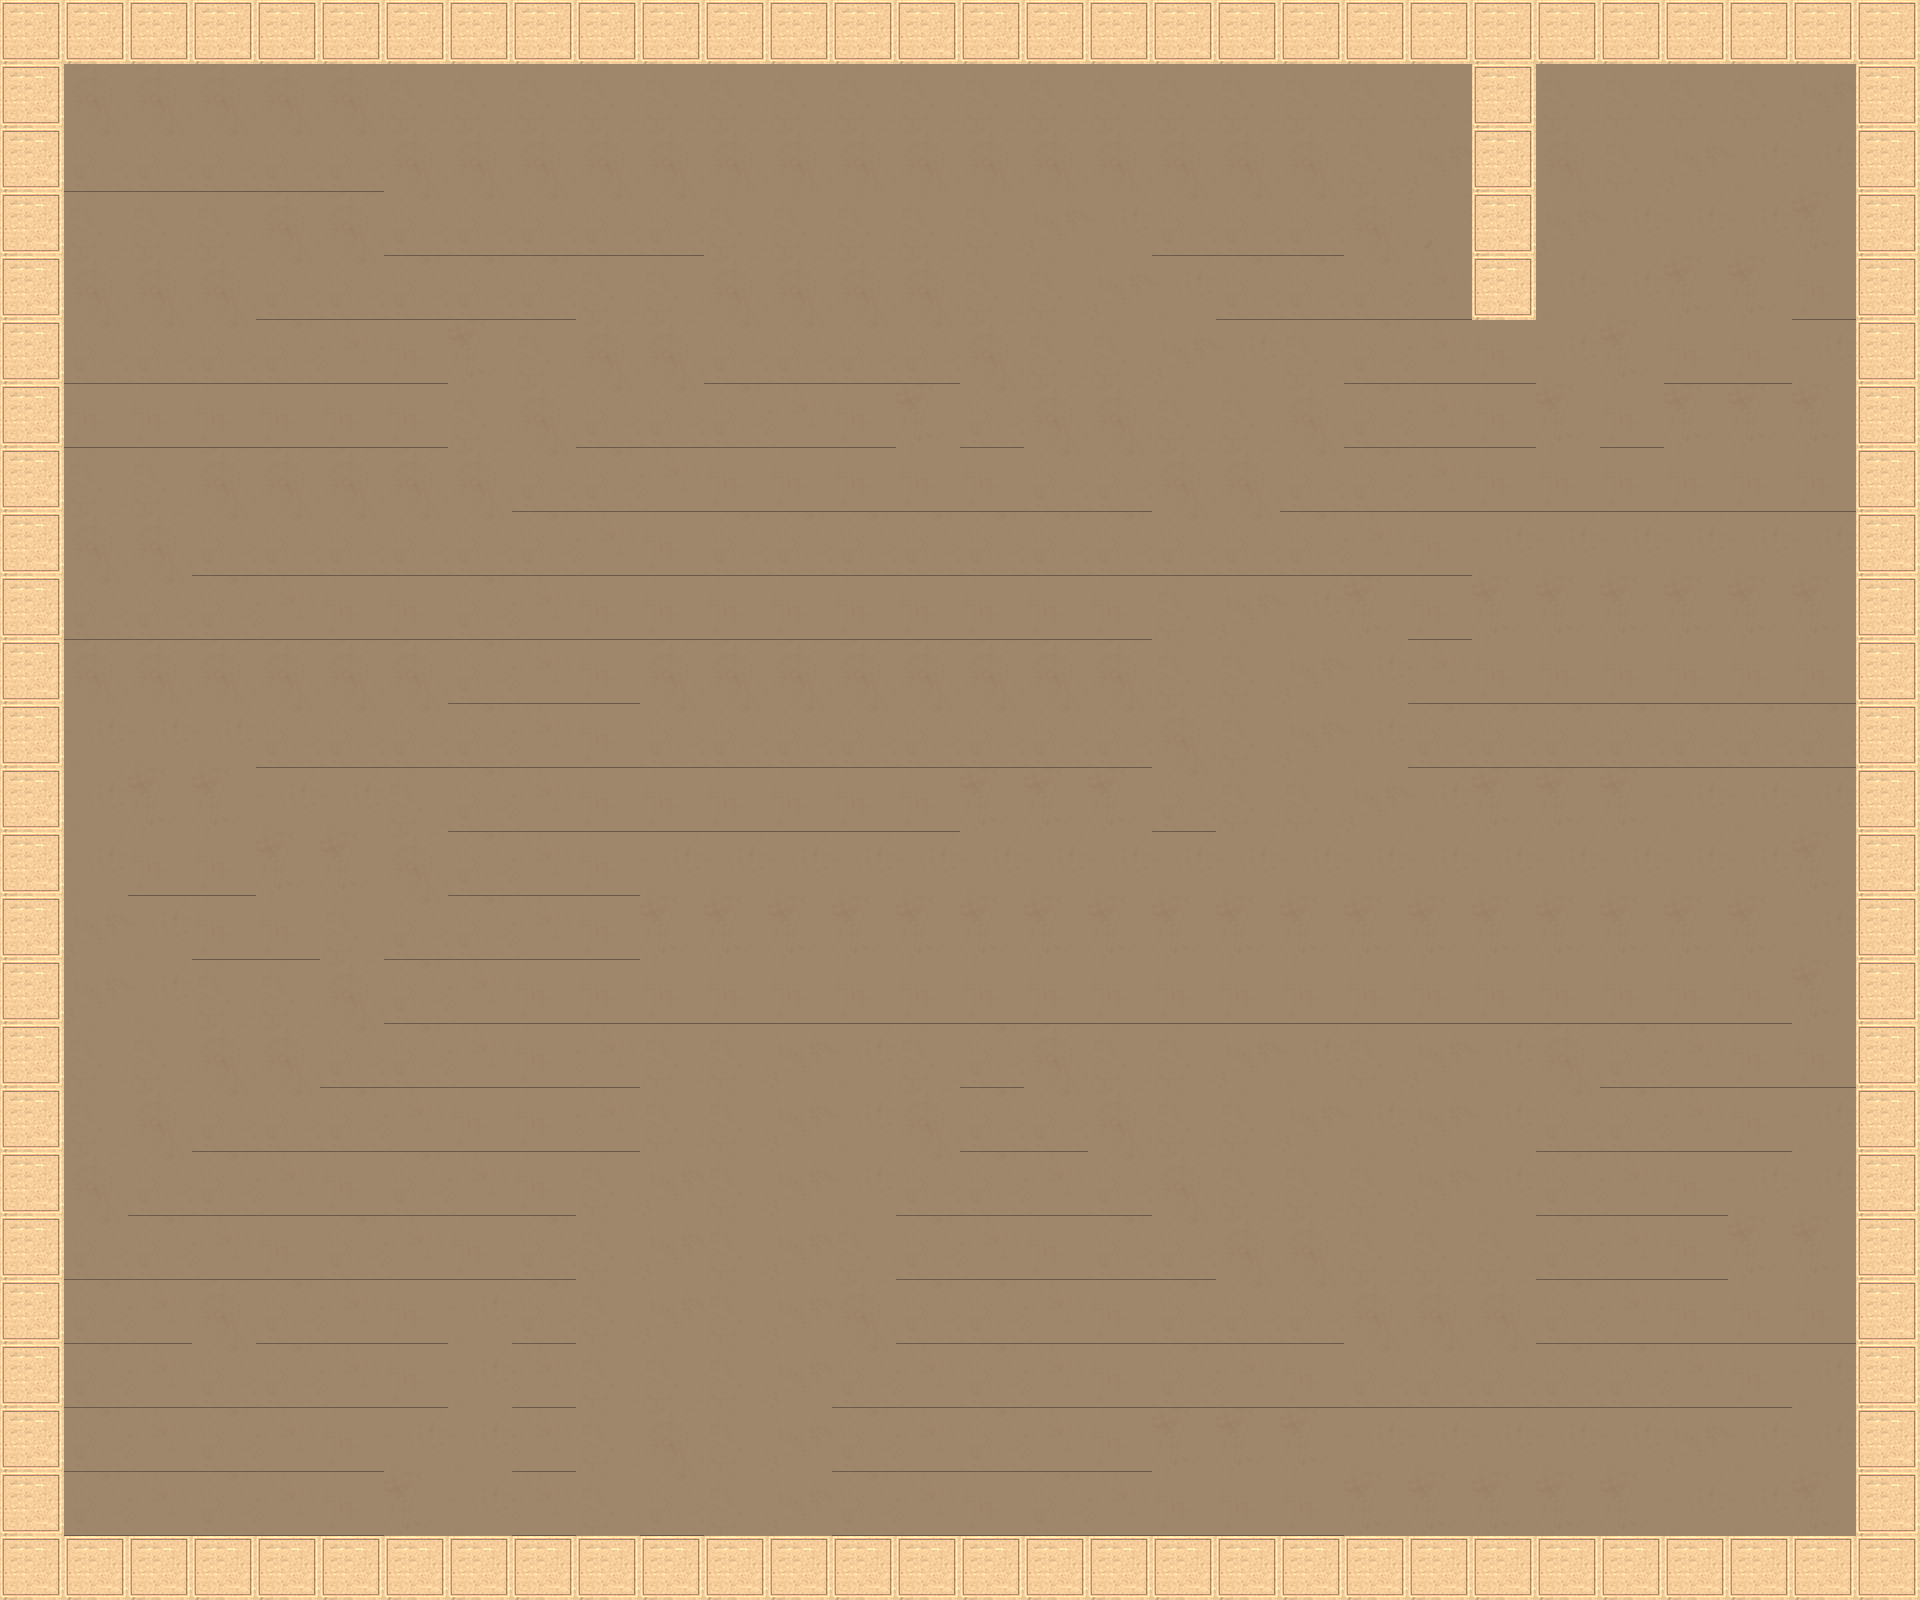

The image is a tile-based game level rendered from a .tmx file. Its description and source (layers, tilesets, objects; grid data summarised) follow:
An orthogonal 30x25 tile map with 64x64 px tiles, 1 tile layer (bg) and 27 objects.

<map version="1.8" tiledversion="1.8.2" orientation="orthogonal" renderorder="right-down" width="30" height="25" tilewidth="64" tileheight="64" infinite="0" nextlayerid="39" nextobjectid="144">
 <tileset firstgid="1" source="tempTileset.tsx" />
 <layer id="1" name="bg" width="30" height="25">
  <data>[750 cells, 750 non-empty, 10 distinct tile ids]</data>
 </layer>
 <objectgroup id="7" name="startray">
  <object id="19" x="388.061" y="203.697" width="64" height="64">
   <properties>
    <property name="angle" type="float" value="90" />
    <property name="lightSource" type="bool" value="true" />
   </properties>
  </object>
 </objectgroup>
 <objectgroup id="8" name="goal">
  <object id="20" x="1589.99" y="92.8975" width="176.65" height="176.65">
   <properties>
    <property name="goal" type="bool" value="true" />
   </properties>
  </object>
 </objectgroup>
 <objectgroup id="29" name="tilter">
  <properties>
   <property name="tilter" type="bool" value="true" />
  </properties>
  <object id="114" x="1219.22" y="78.6061" width="236" height="240">
   <properties>
    <property name="angle" type="float" value="250" />
   </properties>
  </object>
 </objectgroup>
 <objectgroup id="35" name="Copy of tilter">
  <properties>
   <property name="tilter" type="bool" value="true" />
  </properties>
  <object id="127" x="1536.67" y="511.057" width="284.485" height="289.307">
   <properties>
    <property name="angle" type="float" value="270" />
   </properties>
  </object>
 </objectgroup>
 <objectgroup id="25" name="door">
  <properties>
   <property name="door" type="bool" value="true" />
  </properties>
  <object id="96" x="706" y="516" width="320" height="256">
   <properties>
    <property name="On" type="bool" value="false" />
    <property name="door" type="bool" value="true" />
    <property name="mirror" type="bool" value="false" />
   </properties>
  </object>
  <object id="97" x="64" y="704" width="128" height="128">
   <properties>
    <property name="switch" type="bool" value="true" />
   </properties>
  </object>
 </objectgroup>
 <objectgroup id="30" name="Copy of door">
  <properties>
   <property name="door" type="bool" value="true" />
  </properties>
  <object id="115" x="1571.39" y="314.788" width="210.495" height="194.303">
   <properties>
    <property name="On" type="bool" value="false" />
    <property name="door" type="bool" value="true" />
    <property name="mirror" type="bool" value="false" />
   </properties>
  </object>
  <object id="116" x="606" y="1306" width="128" height="128">
   <properties>
    <property name="switch" type="bool" value="true" />
   </properties>
  </object>
 </objectgroup>
 <objectgroup id="24" name="Copy of mover">
  <properties>
   <property name="mover" type="bool" value="true" />
  </properties>
  <object id="90" x="233.333" y="523.333" width="112" height="112">
   <properties>
    <property name="mirror" type="bool" value="true" />
    <property name="mover" type="bool" value="true" />
   </properties>
  </object>
  <object id="91" x="272" y="630.667">
   <properties>
    <property name="track" type="bool" value="true" />
   </properties>
   <polyline points="24,-51.3333 -96.6667,-147.333" />
  </object>
 </objectgroup>
 <objectgroup id="2" name="colliders">
  <properties>
   <property name="collidable" type="bool" value="true" />
  </properties>
  <object id="101" x="64" y="64" width="1792" />
  <object id="102" x="1856" y="64" height="1472" />
  <object id="103" x="64" y="1536" width="1792" />
  <object id="104" x="64" y="64" height="1472" />
  <object id="141" x="1472" y="320" width="64" />
  <object id="142" x="1536" y="64" height="256" />
  <object id="143" x="1472" y="64" height="256" />
 </objectgroup>
 <objectgroup id="27" name="mirror">
  <properties>
   <property name="mirror" type="bool" value="true" />
  </properties>
 </objectgroup>
 <objectgroup id="28" name="mover">
  <properties>
   <property name="mover" type="bool" value="true" />
  </properties>
  <object id="110" x="1108" y="612.667" width="276" height="238">
   <properties>
    <property name="mirror" type="bool" value="true" />
    <property name="mover" type="bool" value="true" />
   </properties>
  </object>
  <object id="111" x="1250" y="836.667">
   <properties>
    <property name="track" type="bool" value="true" />
   </properties>
   <polyline points="0,0 -6,334" />
  </object>
 </objectgroup>
 <objectgroup id="22" name="split">
  <properties>
   <property name="switchLayer" type="bool" value="true" />
  </properties>
  <object id="84" x="386" y="390" width="64" height="64">
   <properties>
    <property name="On" type="bool" value="false" />
    <property name="angle" type="float" value="20" />
    <property name="lightSource" type="bool" value="true" />
   </properties>
  </object>
  <object id="85" x="405" y="409" width="26" height="26">
   <properties>
    <property name="switch" type="bool" value="true" />
   </properties>
  </object>
 </objectgroup>
 <objectgroup id="23" name="split2">
  <properties>
   <property name="switchLayer" type="bool" value="true" />
  </properties>
  <object id="88" x="386" y="390" width="64" height="64">
   <properties>
    <property name="On" type="bool" value="false" />
    <property name="angle" type="float" value="130" />
    <property name="lightSource" type="bool" value="true" />
   </properties>
  </object>
  <object id="89" x="405" y="409" width="26" height="26">
   <properties>
    <property name="switch" type="bool" value="true" />
   </properties>
  </object>
 </objectgroup>
 <objectgroup id="31" name="Copy of split2">
  <properties>
   <property name="switchLayer" type="bool" value="true" />
  </properties>
  <object id="117" x="640" y="1024" width="64" height="64">
   <properties>
    <property name="On" type="bool" value="false" />
    <property name="angle" type="float" value="310" />
    <property name="lightSource" type="bool" value="true" />
   </properties>
  </object>
  <object id="118" x="659" y="1043" width="26" height="26">
   <properties>
    <property name="switch" type="bool" value="true" />
   </properties>
  </object>
 </objectgroup>
 <objectgroup id="33" name="Copy of Copy of split2">
  <properties>
   <property name="switchLayer" type="bool" value="true" />
  </properties>
  <object id="121" x="640" y="1024" width="64" height="64">
   <properties>
    <property name="On" type="bool" value="false" />
    <property name="angle" type="float" value="90" />
    <property name="lightSource" type="bool" value="true" />
   </properties>
  </object>
  <object id="122" x="659" y="1043" width="26" height="26">
   <properties>
    <property name="switch" type="bool" value="true" />
   </properties>
  </object>
 </objectgroup>
 <objectgroup id="37" name="Copy of Copy of Copy of split2">
  <properties>
   <property name="switchLayer" type="bool" value="true" />
  </properties>
 </objectgroup>
 <objectgroup id="38" name="Copy of Copy of Copy of Copy of split2">
  <properties>
   <property name="switchLayer" type="bool" value="true" />
  </properties>
 </objectgroup>
</map>
